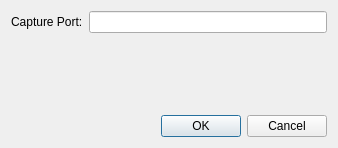
<?xml version="1.0" encoding="UTF-8"?>
<ui version="4.0">
 <class>CaptureEngineConfigurationDialog</class>
 <widget class="QDialog" name="CaptureEngineConfigurationDialog">
  <property name="geometry">
   <rect>
    <x>0</x>
    <y>0</y>
    <width>338</width>
    <height>148</height>
   </rect>
  </property>
  <property name="windowTitle">
   <string>Capture Configuration</string>
  </property>
  <layout class="QVBoxLayout" name="verticalLayout">
   <item>
    <layout class="QGridLayout" name="gridLayout">
     <item row="0" column="0">
      <widget class="QLabel" name="label">
       <property name="text">
        <string>Capture Port:</string>
       </property>
      </widget>
     </item>
     <item row="0" column="1">
      <widget class="QLineEdit" name="portName"/>
     </item>
    </layout>
   </item>
   <item>
    <spacer name="verticalSpacer">
     <property name="orientation">
      <enum>Qt::Vertical</enum>
     </property>
     <property name="sizeHint" stdset="0">
      <size>
       <width>20</width>
       <height>70</height>
      </size>
     </property>
    </spacer>
   </item>
   <item>
    <widget class="QDialogButtonBox" name="buttonBox">
     <property name="orientation">
      <enum>Qt::Horizontal</enum>
     </property>
     <property name="standardButtons">
      <set>QDialogButtonBox::Cancel|QDialogButtonBox::Ok</set>
     </property>
    </widget>
   </item>
  </layout>
 </widget>
 <resources/>
 <connections>
  <connection>
   <sender>buttonBox</sender>
   <signal>accepted()</signal>
   <receiver>CaptureEngineConfigurationDialog</receiver>
   <slot>accept()</slot>
   <hints>
    <hint type="sourcelabel">
     <x>248</x>
     <y>254</y>
    </hint>
    <hint type="destinationlabel">
     <x>157</x>
     <y>274</y>
    </hint>
   </hints>
  </connection>
  <connection>
   <sender>buttonBox</sender>
   <signal>rejected()</signal>
   <receiver>CaptureEngineConfigurationDialog</receiver>
   <slot>reject()</slot>
   <hints>
    <hint type="sourcelabel">
     <x>316</x>
     <y>260</y>
    </hint>
    <hint type="destinationlabel">
     <x>286</x>
     <y>274</y>
    </hint>
   </hints>
  </connection>
 </connections>
</ui>
